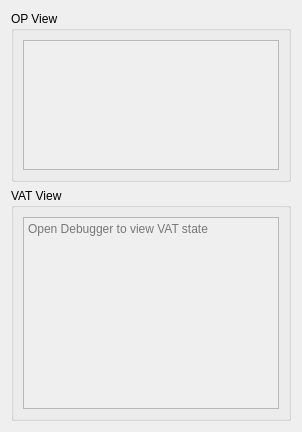
      <widget class="QWidget" name="tabTIOS">
       <attribute name="icon">
        <iconset resource="resources.qrc">
         <normaloff>:/icons/resources/icons/tios.png</normaloff>:/icons/resources/icons/tios.png</iconset>
       </attribute>
       <attribute name="title">
        <string>TI-OS</string>
       </attribute>
       <layout class="QVBoxLayout" name="verticalLayout_13">
        <item>
         <widget class="QGroupBox" name="groupBox_9">
          <property name="sizePolicy">
           <sizepolicy hsizetype="Preferred" vsizetype="Minimum">
            <horstretch>0</horstretch>
            <verstretch>0</verstretch>
           </sizepolicy>
          </property>
          <property name="title">
           <string>OP View</string>
          </property>
          <layout class="QGridLayout" name="gridLayout_8">
           <item row="0" column="0">
            <widget class="DataWidget" name="opView">
             <property name="enabled">
              <bool>false</bool>
             </property>
             <property name="sizePolicy">
              <sizepolicy hsizetype="Preferred" vsizetype="Fixed">
               <horstretch>0</horstretch>
               <verstretch>0</verstretch>
              </sizepolicy>
             </property>
             <property name="minimumSize">
              <size>
               <width>0</width>
               <height>130</height>
              </size>
             </property>
             <property name="maximumSize">
              <size>
               <width>16777215</width>
               <height>130</height>
              </size>
             </property>
             <property name="focusPolicy">
              <enum>Qt::NoFocus</enum>
             </property>
             <property name="undoRedoEnabled">
              <bool>false</bool>
             </property>
             <property name="lineWrapMode">
              <enum>QPlainTextEdit::NoWrap</enum>
             </property>
             <property name="readOnly">
              <bool>true</bool>
             </property>
             <property name="plainText">
              <string notr="true"/>
             </property>
             <property name="placeholderText">
              <string notr="true">Open Debugger to view OP registers</string>
             </property>
            </widget>
           </item>
          </layout>
         </widget>
        </item>
        <item>
         <widget class="QGroupBox" name="groupBox_10">
          <property name="sizePolicy">
           <sizepolicy hsizetype="Preferred" vsizetype="Expanding">
            <horstretch>0</horstretch>
            <verstretch>0</verstretch>
           </sizepolicy>
          </property>
          <property name="title">
           <string>VAT View</string>
          </property>
          <layout class="QGridLayout" name="gridLayout_10">
           <item row="0" column="0">
            <widget class="DataWidget" name="vatView">
             <property name="enabled">
              <bool>false</bool>
             </property>
             <property name="focusPolicy">
              <enum>Qt::NoFocus</enum>
             </property>
             <property name="undoRedoEnabled">
              <bool>false</bool>
             </property>
             <property name="lineWrapMode">
              <enum>QPlainTextEdit::NoWrap</enum>
             </property>
             <property name="readOnly">
              <bool>true</bool>
             </property>
             <property name="placeholderText">
              <string>Open Debugger to view VAT state</string>
             </property>
            </widget>
           </item>
          </layout>
         </widget>
        </item>
       </layout>
      </widget>
